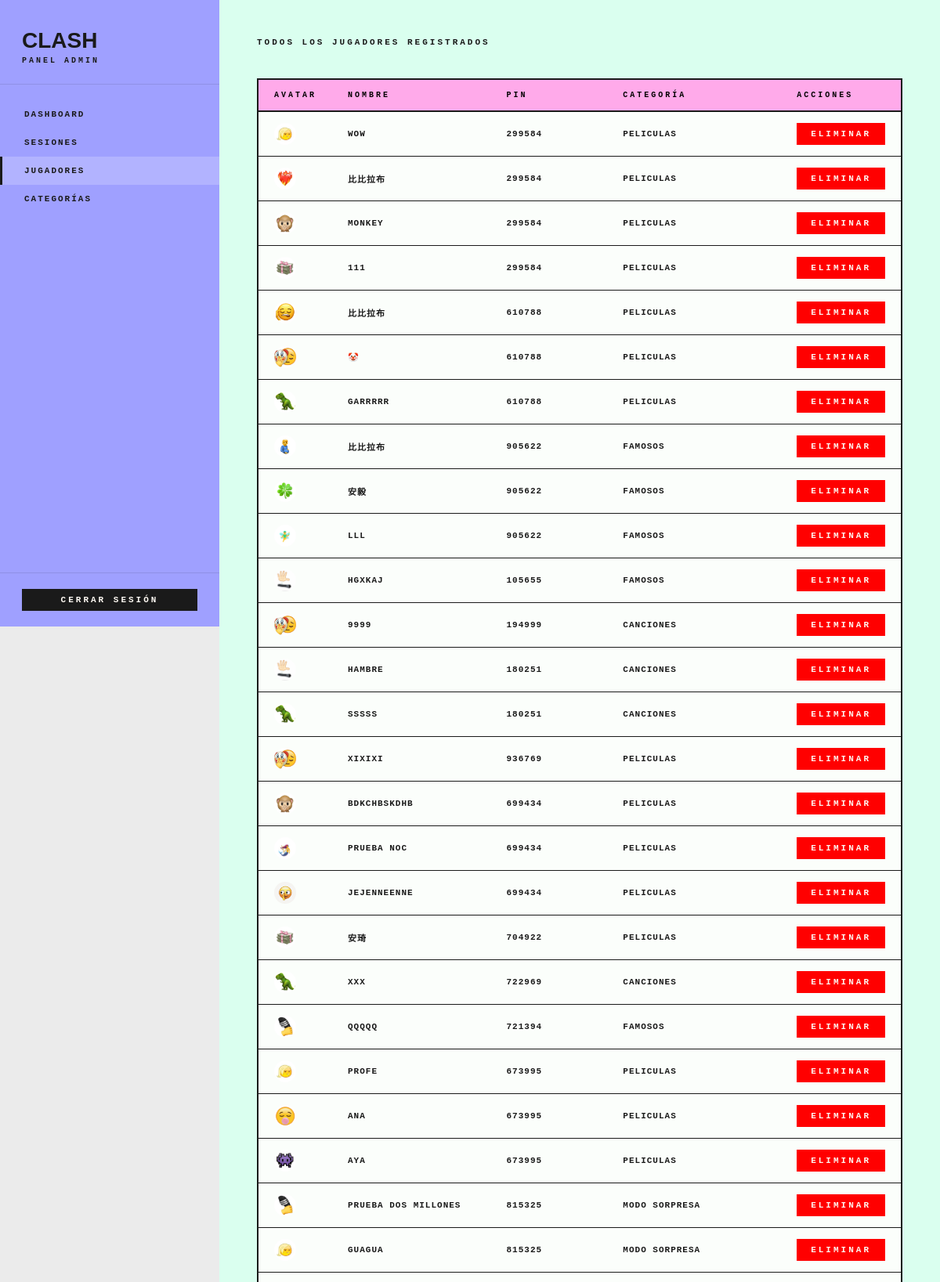
Screenshot of /admin/jugadores/gestionJugadores.php (signed in, upper part) with the database file from the repository.
### tables this page shows
CREATE TABLE jugadores (
        id INTEGER PRIMARY KEY AUTOINCREMENT,
        nombre TEXT NOT NULL,
        avatar TEXT NOT NULL,
        idioma TEXT NOT NULL CHECK(idioma IN ('es', 'ca', 'zh')),
        created_at DATETIME DEFAULT CURRENT_TIMESTAMP
    , sesion_id INTEGER REFERENCES sesiones(id), last_seen DATETIME);

CREATE TABLE sesiones (
        id           INTEGER PRIMARY KEY AUTOINCREMENT,
        pin          TEXT NOT NULL UNIQUE,
        categoria_id INTEGER NOT NULL,
        estado       TEXT NOT NULL DEFAULT 'esperando'
                     CHECK(estado IN ('esperando','en_juego','terminada')),
        reto_actual  INTEGER NOT NULL DEFAULT 0,
        admin_id     INTEGER NOT NULL,
        created_at   DATETIME DEFAULT CURRENT_TIMESTAMP, inicio_timestamp DATETIME,
        FOREIGN KEY (categoria_id) REFERENCES categorias(id),
        FOREIGN KEY (admin_id)     REFERENCES admins(id)
    );

CREATE TABLE categorias (
        id INTEGER PRIMARY KEY AUTOINCREMENT,
        nombre_es TEXT NOT NULL,
        nombre_ca TEXT NOT NULL,
        nombre_zh TEXT NOT NULL,
        icono TEXT NOT NULL
    );

### admin/jugadores/gestionJugadores.php (the view, shortened to what this page needs)
<?php
require_once __DIR__ . '/../config/conexion_admin.php';
require_once __DIR__ . '/../includes/header_admin.php';
$jugadores = $db->query("
    SELECT j.*, s.pin, c.nombre_es AS categoria
    FROM jugadores j
    LEFT JOIN sesiones s ON s.id = j.sesion_id
    LEFT JOIN categorias c ON c.id = s.categoria_id
    ORDER BY j.created_at DESC
");
?>
<div class="admin-topbar">
    <span class="admin-page-sub">Todos los jugadores registrados</span>
</div>
<div class="admin-table-wrap">
    <table class="admin-table jugadores-table">
        <thead>
            <tr>
                <th>Avatar</th>
                <th>Nombre</th>
                <th>PIN</th>
                <th>Categoría</th>
                <th>Acciones</th>
            </tr>
        </thead>
        <tbody>
            <?php while ($j = $jugadores->fetchArray(SQLITE3_ASSOC)): ?>
            <tr>
                <td><img src="/inner-work/clash/assets/img/<?= htmlspecialchars($j['avatar']) ?>.png" class="tabla-avatar-img" alt="avatar"></td>
                <td><?= htmlspecialchars($j['nombre']) ?></td>
                <td><?= $j['pin'] ? htmlspecialchars($j['pin']) : '—' ?></td>
                <td><?= $j['categoria'] ? htmlspecialchars($j['categoria']) : '—' ?></td>
                <td>
                    <div class="admin-table-actions">
                        <a href="/inner-work/clash/admin/jugadores/bajaJugadorProc.php?id=<?= $j['id'] ?>"
                           class="btn-admin btn-admin-danger"
                           onclick="return confirm('¿Eliminar este jugador?')">Eliminar</a>
                    </div>
                </td>
            </tr>
            <?php endwhile; ?>
        </tbody>
    </table>
</div>
<?php require_once __DIR__ . '/../includes/footer_admin.php'; ?>

### admin/assets/css/admin.css (style rules this page uses)
body { background: #ebebeb; }
.admin-page-sub, .admin-section-sub, .admin-pin-display, .pin-box-label, .pin-box-hint, .dashboard-label, .dashboard-pin-label, .dashboard-cat, .dashboard-vacia p, .vista-jugadores-label, .vista-jugador-nombre, .admin-puesto-nombre, .admin-puesto-puntos, .badge, .admin-table th, .admin-table td, .crear-cat-label, .crear-cat-nombre, .crear-cat-count, .cat-card-count, .cat-empty, .crear-cat-hint { font-family: monospace; }
.admin-topbar { display: flex; align-items: flex-start; justify-content: space-between; margin-bottom: 40px; font-family: monospace; gap: 24px; }
.admin-page-sub { font-size: 11px; font-weight: 800; letter-spacing: 3px; text-transform: uppercase; color: #1A1A1A; }
.btn-admin { display: inline-block; font-family: monospace; font-size: 11px; font-weight: 800; letter-spacing: 3px; text-transform: uppercase; padding: 12px 24px; cursor: pointer; border: 2px solid transparent; transition: background .18s, color .18s, border-color .18s; text-align: center; }
.btn-admin-danger { background: #ff0000; color: #FDF8F2; padding: 6px 16px; }
.admin-table-wrap { border: 2px solid #1A1A1A; overflow: hidden; margin-bottom: 32px; }
.admin-table { width: 100%; border-collapse: collapse; }
.admin-table thead { font-family: monospace; background: #FFAAEA; }
.admin-table th { padding: 14px 20px; font-size: 10px; font-weight: 800; letter-spacing: 3px; text-transform: uppercase; color: #000000; text-align: left; white-space: nowrap; border-bottom: 2px solid #1A1A1A; }
.admin-table td { background-color: #FBFEFB; padding: 14px 20px; font-size: 11px; font-weight: 800; letter-spacing: 1px; text-transform: uppercase; color: #1A1A1A; border-bottom: 1px solid #1A1A1A; vertical-align: middle; }
.admin-table-actions { display: flex; gap: 8px; align-items: center; flex-wrap: nowrap; }
.tabla-avatar-img { width: 28px; height: 28px; border-radius: 50%; object-fit: cover; vertical-align: middle; margin-right: 6px; }
.jugadores-table th:nth-child(1), .jugadores-table td:nth-child(1) { width: 8%; }
.jugadores-table th:nth-child(2), .jugadores-table td:nth-child(2) { width: 27%; }
.jugadores-table th:nth-child(3), .jugadores-table td:nth-child(3) { width: 20%; }
.jugadores-table th:nth-child(4), .jugadores-table td:nth-child(4) { width: 30%; }
.jugadores-table th:nth-child(5), .jugadores-table td:nth-child(5) { width: 15%; }

### assets/css/main.css (style rules this page uses)
*, *::before, *::after { margin: 0; padding: 0; box-sizing: border-box; }
html { scroll-behavior: smooth; }
body { background: #ebebeb; color: #080808; font-family: monospace; overflow-x: hidden; }
img { display: block; max-width: 100%; }
a { text-decoration: none; color: inherit; }

### rows the page displays
jugadores: avatar (picture), nombre "WOW", sesion.pin "299584", categorias.nombre_es "PELICULAS"
jugadores: avatar (picture), nombre "比比拉布", sesion.pin "299584", categorias.nombre_es "PELICULAS"
jugadores: avatar (picture), nombre "MONKEY", sesion.pin "299584", categorias.nombre_es "PELICULAS"
jugadores: avatar (picture), nombre "111", sesion.pin "299584", categorias.nombre_es "PELICULAS"
jugadores: avatar (picture), nombre "比比拉布", sesion.pin "610788", categorias.nombre_es "PELICULAS"
jugadores: avatar (picture), nombre "🤡", sesion.pin "610788", categorias.nombre_es "PELICULAS"
jugadores: avatar (picture), nombre "GARRRRR", sesion.pin "610788", categorias.nombre_es "PELICULAS"
jugadores: avatar (picture), nombre "比比拉布", sesion.pin "905622", categorias.nombre_es "FAMOSOS"
jugadores: avatar (picture), nombre "安毅", sesion.pin "905622", categorias.nombre_es "FAMOSOS"
jugadores: avatar (picture), nombre "LLL", sesion.pin "905622", categorias.nombre_es "FAMOSOS"
jugadores: avatar (picture), nombre "HGXKAJ", sesion.pin "105655", categorias.nombre_es "FAMOSOS"
jugadores: avatar (picture), nombre "9999", sesion.pin "194999", categorias.nombre_es "CANCIONES"
jugadores: avatar (picture), nombre "HAMBRE", sesion.pin "180251", categorias.nombre_es "CANCIONES"
jugadores: avatar (picture), nombre "SSSSS", sesion.pin "180251", categorias.nombre_es "CANCIONES"
jugadores: avatar (picture), nombre "XIXIXI", sesion.pin "936769", categorias.nombre_es "PELICULAS"
jugadores: avatar (picture), nombre "BDKCHBSKDHB", sesion.pin "699434", categorias.nombre_es "PELICULAS"
jugadores: avatar (picture), nombre "PRUEBA NOC", sesion.pin "699434", categorias.nombre_es "PELICULAS"
jugadores: avatar (picture), nombre "JEJENNEENNE", sesion.pin "699434", categorias.nombre_es "PELICULAS"
jugadores: avatar (picture), nombre "安琦", sesion.pin "704922", categorias.nombre_es "PELICULAS"
jugadores: avatar (picture), nombre "XXX", sesion.pin "722969", categorias.nombre_es "CANCIONES"
jugadores: avatar (picture), nombre "QQQQQ", sesion.pin "721394", categorias.nombre_es "FAMOSOS"
jugadores: avatar (picture), nombre "PROFE", sesion.pin "673995", categorias.nombre_es "PELICULAS"
jugadores: avatar (picture), nombre "ANA", sesion.pin "673995", categorias.nombre_es "PELICULAS"
jugadores: avatar (picture), nombre "AYA", sesion.pin "673995", categorias.nombre_es "PELICULAS"
jugadores: avatar (picture), nombre "PRUEBA DOS MILLONES", sesion.pin "815325", categorias.nombre_es "MODO SORPRESA"
jugadores: avatar (picture), nombre "GUAGUA", sesion.pin "815325", categorias.nombre_es "MODO SORPRESA"
